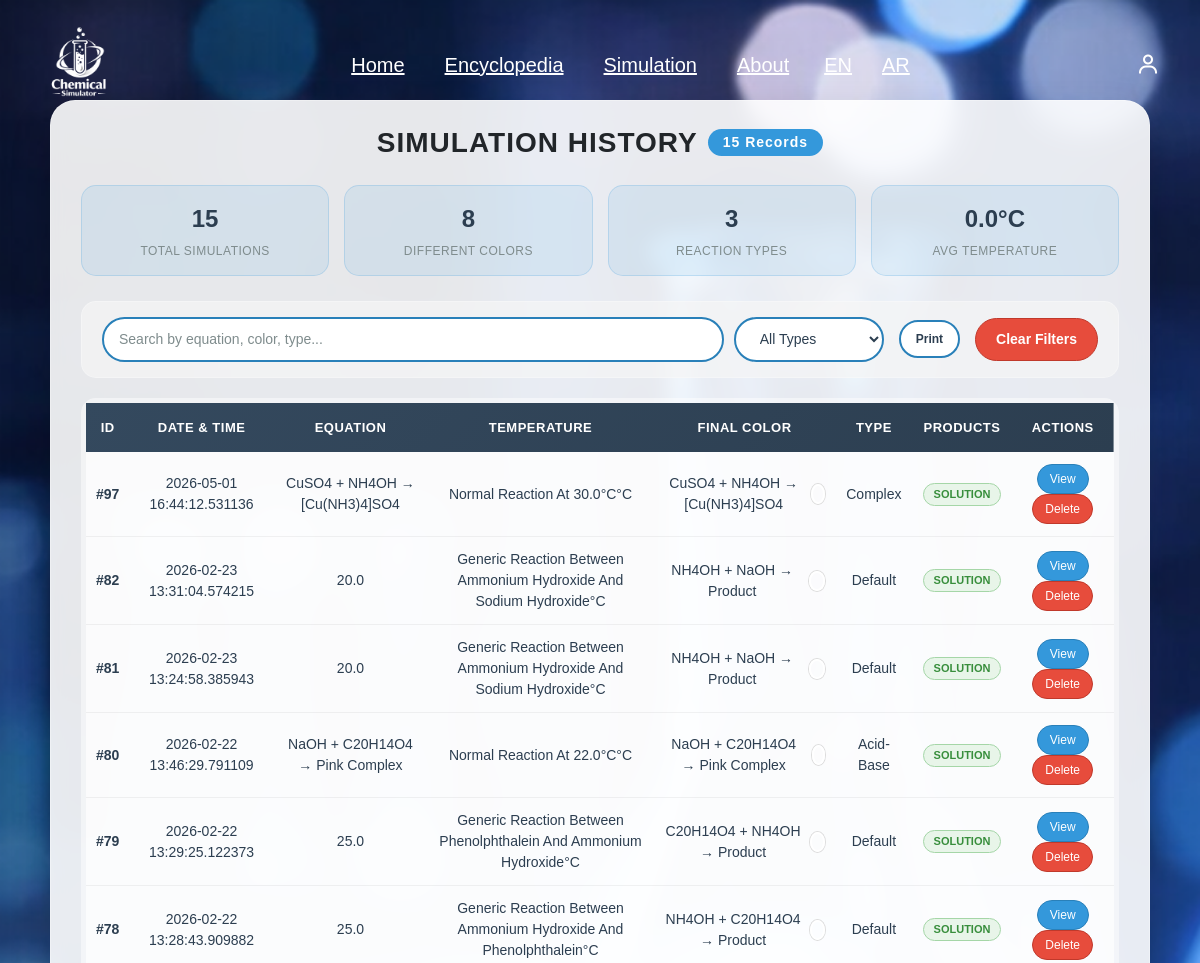
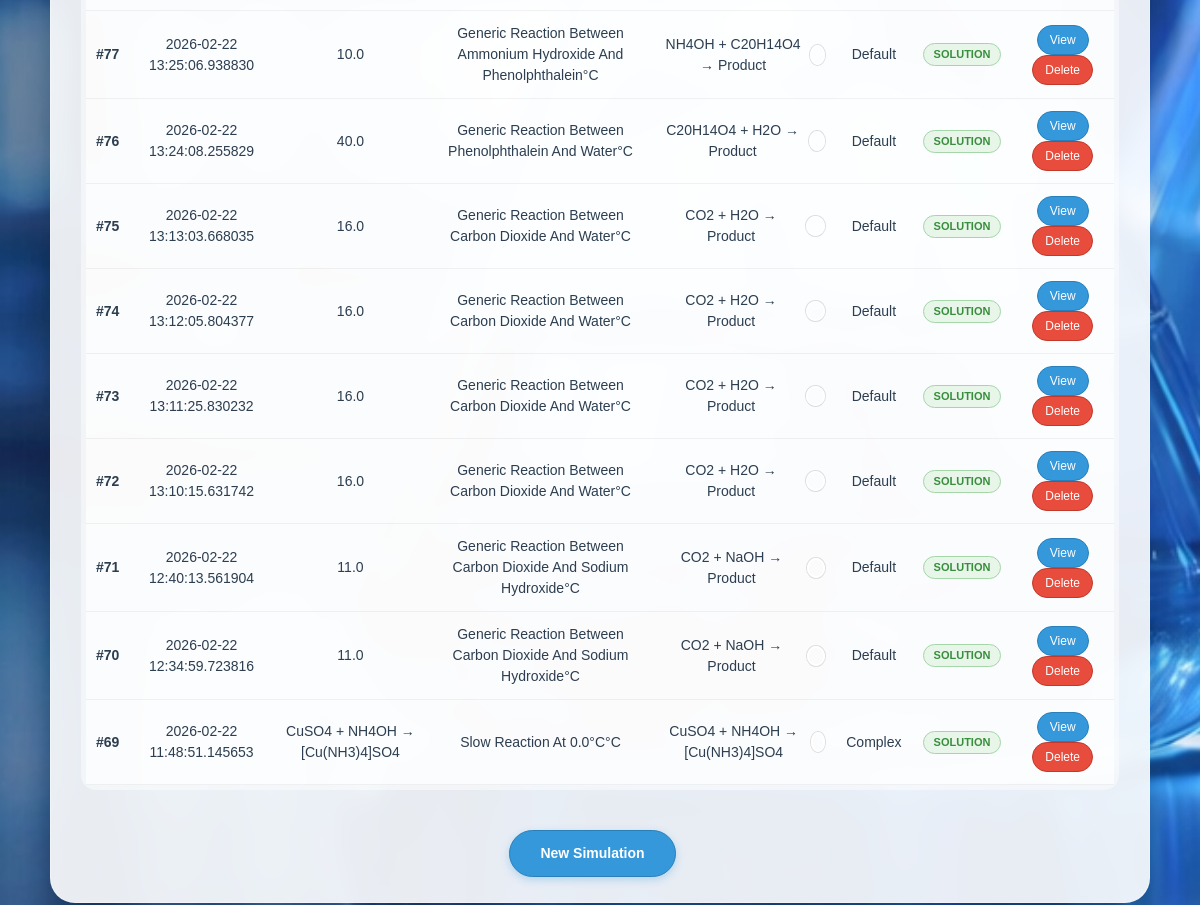
/simulation/history (signed in), run on the app's committed database (2 pictures, top to bottom).
### tables this page shows
CREATE TABLE reaction_results (
        id INTEGER PRIMARY KEY AUTOINCREMENT,
        simulation_id INTEGER UNIQUE NOT NULL,
        products TEXT,
        energyReleased REAL,
        state TEXT, color TEXT,
        FOREIGN KEY (simulation_id) REFERENCES "simulation"(id)
    );

CREATE TABLE "simulation" (
        id INTEGER PRIMARY KEY AUTOINCREMENT,
        user_id INTEGER NOT NULL,
        reaction_id INTEGER NOT NULL,
        date TEXT NOT NULL,
        result TEXT, temperature REAL DEFAULT 25,
        FOREIGN KEY (user_id) REFERENCES users(id),
        FOREIGN KEY (reaction_id) REFERENCES chemical_reactions(id)
    );

CREATE TABLE chemical_reactions (
        id INTEGER PRIMARY KEY AUTOINCREMENT,
        equation TEXT NOT NULL,
        type TEXT,
        temperature REAL,
        pressure REAL
    , result_color TEXT, gas_produced INTEGER DEFAULT 0, precipitate INTEGER DEFAULT 0, min_temp REAL DEFAULT 25, description TEXT, created_at TEXT);

### routes/simulation.py (the view)
@simulation_bp.route("/history", methods=["GET"])
def simulation_history():
    if "user_id" not in session:
        return redirect(url_for("login.login"))
    db = get_db()
    cursor = db.cursor()
    cursor.execute("""
        SELECT s.id, s.date, s.result, s.temperature,
               rr.products, rr.color, rr.state,
               r.equation as reaction_equation
        FROM simulation s
        JOIN reaction_results rr ON s.id = rr.simulation_id
        LEFT JOIN chemical_reactions r ON s.reaction_id = r.id
        WHERE s.user_id = ?
        ORDER BY s.date DESC
        LIMIT 20
    """, (session["user_id"],))
    history = cursor.fetchall()
    return render_template("simulation/history.html", history=history)

### app.py (called while the page is built)
def get_locale():
    return session.get('lang', 'en')

@app.before_request
def set_language():
    lang = request.args.get('lang')
    if lang:
        session['lang'] = lang

@app.context_processor
def inject_globals():
    return dict(get_locale=get_locale)

@app.context_processor
def inject_notifications():
    conn = sqlite3.connect('database/chemical.db')
    c = conn.cursor()
    c.execute("SELECT COUNT(*) FROM pending_reactions WHERE status='pending'")
    count = c.fetchone()[0]
    conn.close()
    return dict(pending_count=count)

### database/db.py (called while the page is built)
def get_db():
    if "db" not in g:
        g.db = sqlite3.connect(DB_PATH)
        g.db.row_factory = sqlite3.Row  # مهم جدًا ليعمل user["password"]
    return g.db

### templates/simulation/history.html (shortened to what this page needs)
{% extends "base.html" %}
{% block head %}
<link rel="stylesheet" href="{{ url_for('static', filename='css/history.css') }}">
{% endblock %}
{% block content %}
<div class="overlay">
    <div class="history-container">
        <h1>
            {{ _('SIMULATION HISTORY') }}
            <span class="records-badge">{{ history|length }} {{ _('Records') }}</span>
        </h1>
        <div class="stats-grid">
            <div class="stat-card">
                <div class="stat-value">{{ history|length }}</div>
                <div class="stat-label">{{ _('Total Simulations') }}</div>
            </div>
            <div class="stat-card">
                {% set colors = [] %}
                <div class="stat-value">{{ colors|length }}</div>
                <div class="stat-label">{{ _('Different Colors') }}</div>
            </div>
            <div class="stat-card">
                {% set types = [] %}
                <div class="stat-value">{{ types|length }}</div>
                <div class="stat-label">{{ _('Reaction Types') }}</div>
            </div>
            <div class="stat-card">
                {% set total_temp = 0.0 %}
                {% for sim in history %}
                    {% set total_temp = total_temp + sim[2]|float %}
                {% endfor %}
                {% if history|length > 0 %}
                    {% set avg_temp = (total_temp / history|length)|round(1) %}
                {% else %}
                    {% set avg_temp = 0 %}
                {% endif %}
                <div class="stat-value">{{ avg_temp }}°C</div>
                <div class="stat-label">{{ _('Avg Temperature') }}</div>
            </div>
        </div>
        <div class="filter-section">
            <div class="search-box">
                <input type="text" class="search-input" id="searchInput" placeholder="{{ _('Search by equation, color, type...') }}" onkeyup="filterTable()">
                <select class="filter-select" id="typeFilter" onchange="filterTable()">
                    <option value="all">{{ _('All Types') }}</option>
                </select>
            </div>
            <div class="export-buttons">
                <button class="export-btn" onclick="printTable()">{{ _('Print') }}</button>
            </div>
            <button class="clear-filter" onclick="clearFilters()">{{ _('Clear Filters') }}</button>
        </div>
        <div class="table-container">
            <table id="historyTable">
                <thead>
                    <tr>
                        <th>{{ _('ID') }}</th>
                        <th>{{ _('Date & Time') }}</th>
                        <th>{{ _('Equation') }}</th>
                        <th>{{ _('Temperature') }}</th>
                        <th>{{ _('Final Color') }}</th>
                        <th>{{ _('Type') }}</th>
                        <th>{{ _('Products') }}</th>
                        <th>{{ _('Actions') }}</th>
                    </tr>
                </thead>
                <tbody>
                    {% if history %}
                        {% for sim in history %}
                        <tr>
                            <td><strong>#{{ sim[0] }}</strong></td>
                            <td>{{ sim[1] }}</td>
                            <td>{{ sim[7] or sim[3] }}</td>
                            <td>{{ sim[2] }}°C</td>
                            <td>
                                <div class="color-cell">
                                    {{ sim[4] }}
                                    <span class="color-dot" style="background-color: '{{ sim[4] }}';"></span>
                                </div>
                            </td>
                            <td>{{ sim[6] }}</td>
                            <td>
                                {% set type_lower = sim[6]|lower %}
                                {% if 'gas' in type_lower %}
                                    <span class="badge badge-gas">{{ _('Gas') }}</span>
                                {% elif 'precipitation' in type_lower or 'precipitate' in type_lower %}
                                    <span class="badge badge-precipitate">{{ _('Precipitate') }}</span>
                                {% else %}
                                    <span class="badge badge-solution">{{ _('Solution') }}</span>
                                {% endif %}
                            </td>
                            <td>
                                <button class="action-btn view-btn" onclick="viewSimulation('{{ sim[0] }}')">{{ _('View') }}</button>
                                <button class="action-btn delete-btn" onclick="deleteSimulation('{{ sim[0] }}')">{{ _('Delete') }}</button>
                            </td>
                        </tr>
                        {% endfor %}
                    {% endif %}
                </tbody>
            </table>
        </div>
        <div class="nav-links">
            <a href="{{ url_for('simulation.simulation_page') }}" class="btn">{{ _('New Simulation') }}</a>
        </div>
    </div>
</div>
{% endblock %}

### static/css/style.css (style rules this page uses)
* { padding: 0; margin: 0; box-sizing: border-box; font-family: "Lucida Sans", "Lucida Sans Regular", "Lucida Grande", "Lucida Sans Unicode", Geneva, Verdana, sans-serif; outline: none; border: none; text-decoration: none; text-transform: capitalize; transition: 0.2s linear; }
html { font-size: 62.5%; scroll-behavior: smooth; overflow-x: hidden; }
.btn { display: inline-block; margin-top: 15px; margin-right: 15px; padding: 1rem 2.5rem; font-size: 1.6rem; background: #1f4ed8; color: white; }

### static/css/login.css (style rules this page uses)
* { margin: 0; padding: 0; box-sizing: border-box; font-family: "Lucida Sans", "Lucida Sans Regular", "Lucida Grande", "Lucida Sans Unicode", Geneva, Verdana, sans-serif; }
body { display: flex; justify-content: center; align-items: flex-start; min-height: 100vh; padding-top: 120px; background: url("../img/img1.png") no-repeat; background-size: cover; background-position: center; }
input[type="email"], input[type="text"], input[type="password"] { text-transform: none !important; }

### data on the page
reaction_results: sim "97", date "2026-05-01 16:44:12.531136", equation "CuSO4 + NH4OH → [Cu(NH3)4]SO4", result "Normal Reaction At 30.0°C", products "CuSO4 + NH4OH → [Cu(NH3)4]SO4", state "Complex"
reaction_results: sim "82", date "2026-02-23 13:31:04.574215", temperature "20.0", result "Generic Reaction Between Ammonium Hydroxide And Sodium Hydroxide", products "NH4OH + NaOH → Product", state "Default"
reaction_results: sim "81", date "2026-02-23 13:24:58.385943", temperature "20.0", result "Generic Reaction Between Ammonium Hydroxide And Sodium Hydroxide", products "NH4OH + NaOH → Product", state "Default"
reaction_results: sim "80", date "2026-02-22 13:46:29.791109", equation "NaOH + C20H14O4 → Pink Complex", result "Normal Reaction At 22.0°C", products "NaOH + C20H14O4 → Pink Complex", state "Acid-Base"
reaction_results: sim "79", date "2026-02-22 13:29:25.122373", temperature "25.0", result "Generic Reaction Between Phenolphthalein And Ammonium Hydroxide", products "C20H14O4 + NH4OH → Product", state "Default"
reaction_results: sim "78", date "2026-02-22 13:28:43.909882", temperature "25.0", result "Generic Reaction Between Ammonium Hydroxide And Phenolphthalein", products "NH4OH + C20H14O4 → Product", state "Default"
reaction_results: sim "77", date "2026-02-22 13:25:06.938830", temperature "10.0", result "Generic Reaction Between Ammonium Hydroxide And Phenolphthalein", products "NH4OH + C20H14O4 → Product", state "Default"
reaction_results: sim "76", date "2026-02-22 13:24:08.255829", temperature "40.0", result "Generic Reaction Between Phenolphthalein And Water", products "C20H14O4 + H2O → Product", state "Default"
reaction_results: sim "75", date "2026-02-22 13:13:03.668035", temperature "16.0", result "Generic Reaction Between Carbon Dioxide And Water", products "CO2 + H2O → Product", state "Default"
reaction_results: sim "74", date "2026-02-22 13:12:05.804377", temperature "16.0", result "Generic Reaction Between Carbon Dioxide And Water", products "CO2 + H2O → Product", state "Default"
reaction_results: sim "73", date "2026-02-22 13:11:25.830232", temperature "16.0", result "Generic Reaction Between Carbon Dioxide And Water", products "CO2 + H2O → Product", state "Default"
reaction_results: sim "72", date "2026-02-22 13:10:15.631742", temperature "16.0", result "Generic Reaction Between Carbon Dioxide And Water", products "CO2 + H2O → Product", state "Default"
reaction_results: sim "71", date "2026-02-22 12:40:13.561904", temperature "11.0", result "Generic Reaction Between Carbon Dioxide And Sodium Hydroxide", products "CO2 + NaOH → Product", state "Default"
reaction_results: sim "70", date "2026-02-22 12:34:59.723816", temperature "11.0", result "Generic Reaction Between Carbon Dioxide And Sodium Hydroxide", products "CO2 + NaOH → Product", state "Default"
reaction_results: sim "69", date "2026-02-22 11:48:51.145653", equation "CuSO4 + NH4OH → [Cu(NH3)4]SO4", result "Slow Reaction At 0.0°C", products "CuSO4 + NH4OH → [Cu(NH3)4]SO4", state "Complex"

### other printed values
{{ history|length }} "15"
{{ colors|length }} "8"
{{ types|length }} "3"
{{ avg_temp }} "0.0"
form field value "All Types"
